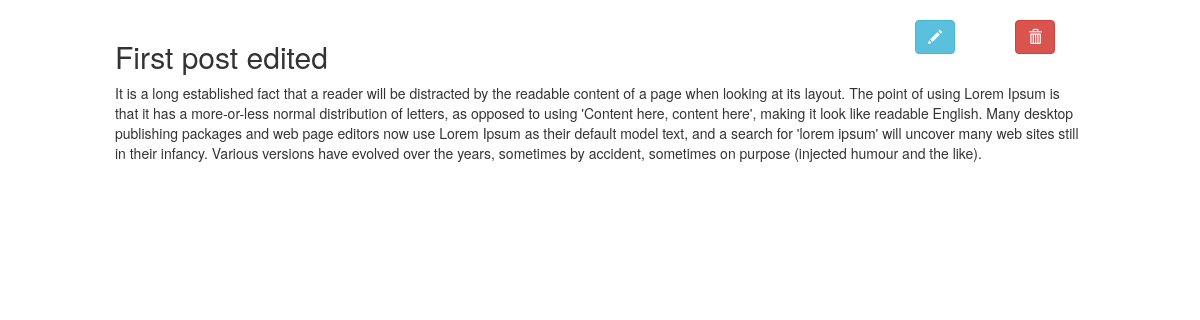
/1/, run on the app's committed database.
### Crud/models.py (models this page shows, shortened)
class Post(models.Model):
 title = models.CharField(max_length=120, help_text='title of message.')
 message = models.TextField(help_text="what's on your mind ...")

### Crud/views.py (the view)
# urls.py: path('<int:pk>/', views.PostDetailView.as_view(), name='detail'),
class PostDetailView(DetailView):
	model=Post
	template_name = 'Crud/post-detail.html'

### Crud/templates/Crud/post-detail.html (shortened to what this page needs)
{% extends 'Crud/base.html' %}
{% block content %}
<div class="container-fluid">
<br/>
<div class="row">
	<div class="col-md-1 col-xs-1 col-sm-1">
    </div>
	<div class="col-md-8 col-xs-8 col-sm-8">
		<p class="h2">
			{{post.title}}
		</p>
    </div>
	<div class="col-md-1 col-xs-1 col-sm-1">
		<a href="{% url 'edit' post.pk %}">
			<button type="button" class="btn btn-info">
				<span class="glyphicon glyphicon-pencil"></span>
			</button>
		</a>
	</div>
	<div class="col-md-1 col-xs-1 col-sm-1">
		<a href="{% url 'delete' post.pk %}">
			<button type="button" class="btn btn-danger">
				<span class="glyphicon glyphicon-trash"></span>
			</button>
		</a>
	</div>
	<div class="col-md-1 col-xs-1 col-sm-1"></div>
</div>
<div class="row">
	<div class="col-md-1 col-xs-1 col-sm-1"></div>
	<div class="col-md-10 col-xs-10 col-sm-10">
	{{post.message}}
	</div>
	<div class="col-md-1 col-xs-1 col-sm-1"></div>
</div>
</div>
{% endblock %}

### data on the page
Post: title "First post edited", message "It is a long established fact that a reader will be distracted by the readable content of a page when looking at its layout. The point of using Lorem Ipsum is that it has a more-or-less normal distribution of letters, as opposed to using 'Content here, content here', making it look like readable English. Many desktop publishing packages and web page editors now use Lorem Ipsum as their default model text, and a search for 'lorem ipsum' will uncover many web sites still in their infancy. Various versions have evolved over the years, sometimes by accident, sometimes on purpose (injected humour and the like)."
